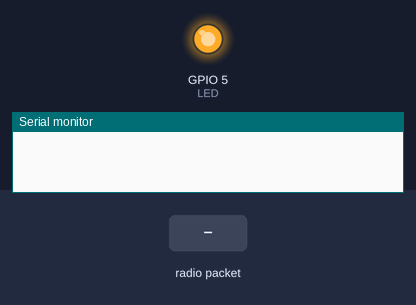
Recording of a sketch running on a simulated ESP8266 (NodeMCU). On the bench: output pins drawn as LEDs (lit = HIGH), the last lines printed to the serial monitor. The inputs (shaded band) are chosen by the test bench. WiFi joins after 1.5 s; servers stay silent unless stated; no radio packets arrive unless stated; no MQTT or app messages arrive unless stated.

Above: at 0.1 s.
At 9.7 s:
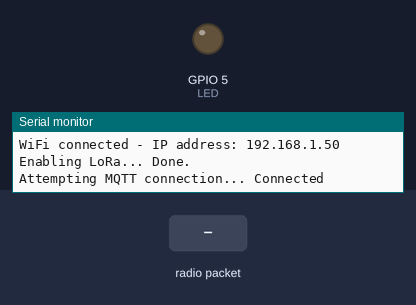
9.8 s: radio packet "p" arrives
12.8 s: radio packet "," arrives
Timing chart, 0 to 15.8 s (numbered marks = the images above; inputs shaded):
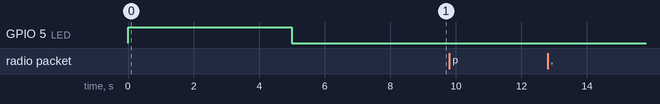

The sketch:

Gateway.ino
```cpp
#include <ESP8266WiFi.h>
#include <PubSubClient.h>
#include <SPI.h>
#include <LoRa.h>

#define SS 15
#define RST 16
#define DIO0 4

#define LED 5

#define MQTTSUB_1 "room"
#define MQTTSUB_1_PPM "room/PPM"
#define MQTTSUB_1_HUM "room/Humidity"
#define MQTTSUB_1_TMP "room/Temperature"

//Uncomment if doing LoRa disabled tests
//#define OFFLINE

// Change the credentials below, so your ESP8266 connects to your router
const char* hname = "IoT-LoRa-MQTT-Gateway";
const char* ssid = "";      //Set your router SSID
const char* password = "";  //Set your router Password

// Change the variable to your MQTT Broker, so it connects to it
const char* mqttServer = "iot.fr-par.scw.cloud";
const int mqttPort = 1883;
const char* mqttUser = "";      //Set yout user ID
const char* mqttPassword = "";  //Set your MQTT Password

// Initializes the espClient. You should change the espClient name if you have multiple ESPs running in your home automation system
WiFiClient espClient;
PubSubClient client(espClient);

// Timers auxiliar variables
long now = millis();
long lastMeasure = 0;

// Don't change the function below. This functions connects your ESP8266 to your router
void setup_WiFi()
{
  delay(10);

  // We start by connecting to a WiFi network

  Serial.println();
  Serial.print("Connecting to ");
  Serial.println(ssid);

  WiFi.hostname(hname);
  WiFi.begin(ssid, password);
  while (WiFi.status() != WL_CONNECTED)
  {
    delay(1000);
    Serial.print(".");
  }

  Serial.println();
  Serial.print("WiFi connected - IP address: ");
  Serial.println(WiFi.localIP());
}

// This functions is executed when some device publishes a message to a topic that your ESP8266 is subscribed to
// Change the function below to add logic to your program, so when a device publishes a message to a topic that
// your ESP8266 is subscribed you can actually do something
void callback(char* topic, byte* message, unsigned int length)
{
  Serial.print("Message arrived on topic: ");
  Serial.println(topic);
  Serial.println("Message: ");

  for (int i = 0; i < length; i++)
  {
    Serial.print((char)message[i]);
  }
  Serial.println();
}

// This functions reconnects your ESP8266 to your MQTT broker
// Change the function below if you want to subscribe to more topics with your ESP8266
void reconnect()
{
  // Loop until we're reconnected
  while (!client.connected())
  {
    Serial.print("Attempting MQTT connection... ");

    // Attempt to connect
    if (client.connect("ESP8266Client", mqttUser, mqttPassword ))
    {
      Serial.println("Connected");

      // Subscribe or resubscribe to a topic
      // You can subscribe to more topics
      client.subscribe(MQTTSUB_1);
    }
    else
    {
      Serial.print("failed, rc=");
      Serial.println(client.state());
      Serial.println("Try again in 5 seconds");

      // Wait 5 seconds before retrying
      delay(5000);
    }
  }
}

void setup_LoRa()
{
  //Configure and enable LoRa module
  Serial.print("Enabling LoRa... ");

  LoRa.setPins(SS, RST, DIO0);
  if (LoRa.begin(433E6))
  {
    Serial.println("Done.");
  }
  else
  {
    Serial.println("Starting LoRa failed!");
  }
}


// The setup function sets your ESP GPIOs to Outputs, starts the serial communication at a baud rate of 115200
// Sets your mqtt broker and sets the callback function
// The callback function is what receives messages and actually controls the LEDs
void setup()
{
  pinMode(LED, OUTPUT);
  digitalWrite(LED, HIGH);

  Serial.begin(115200);
  delay(5000);

  digitalWrite(LED, LOW);

  Serial.println("LoRa to WiFi MQTT Gateway");

  setup_WiFi();
  setup_LoRa();

  client.setServer(mqttServer, mqttPort);
  client.setCallback(callback);
  reconnect();
}

void loop()
{
  // CHECK STATUS

  if (WiFi.status() != WL_CONNECTED)
  {
    Serial.println("WiFi disconnected ! Trying to reconnect...");
    setup_WiFi();
  }

  if (!client.connected() || !client.loop())
  {
    Serial.println("MQTT Disconnected !");
    reconnect();
  }

  // RECEIVE DATA

  int packetSize = LoRa.parsePacket();

#ifdef OFFLINE
  packetSize = 18;
#endif

  if (packetSize)
  {
    digitalWrite(LED, HIGH); //Receiving status

    // read packet
    String packet = "";

    while (LoRa.available())
    {
      packet += LoRa.read();
    }

#ifdef OFFLINE
    packet = "p310.2,h39.5,t25.3,";
#endif

    //Print packet
    Serial.println();
    Serial.println("LoRa Received :");
    Serial.println(packet);

    // print RSSI of packet
    Serial.print("RSSI : ");
    Serial.println(LoRa.packetRssi());


    // COMPUTE DATA

    //get ppm
    int ppm_start = packet.indexOf("p");
    int ppm_end = packet.indexOf(",", ppm_start);

    //extract ppm value
    String ppm_str = packet.substring(ppm_start+1, ppm_end+1);
    char ppm[ppm_str.length()];
    ppm_str.toCharArray(ppm, ppm_str.length());

    Serial.print("Found PPM value : ");
    Serial.println(ppm);

    //get hum
    int hum_start = packet.indexOf("h");
    int hum_end = packet.indexOf(",", hum_start);

    //extract hum value
    String hum_str = packet.substring(hum_start+1, hum_end+1);
    char hum[hum_str.length()];
    hum_str.toCharArray(hum, hum_str.length());

    Serial.print("Found Humidity value : ");
    Serial.println(hum);

    //get tmp
    int tmp_start = packet.indexOf("t");
    int tmp_end = packet.indexOf(",", tmp_start);

    //extract tmp value
    String tmp_str = packet.substring(tmp_start+1, tmp_end+1);
    char tmp[tmp_str.length()];
    tmp_str.toCharArray(tmp, tmp_str.length());

    Serial.print("Found Temperature value : ");
    Serial.println(tmp);


    // TRANSMIT DATA

    client.publish(MQTTSUB_1_PPM, ppm);
    client.publish(MQTTSUB_1_HUM, hum);
    client.publish(MQTTSUB_1_TMP, tmp);

#ifdef OFFLINE
    delay(1000);
#endif

    digitalWrite(LED, LOW); // End status

#ifdef OFFLINE
    delay(4000);
#endif
  }
}
```
